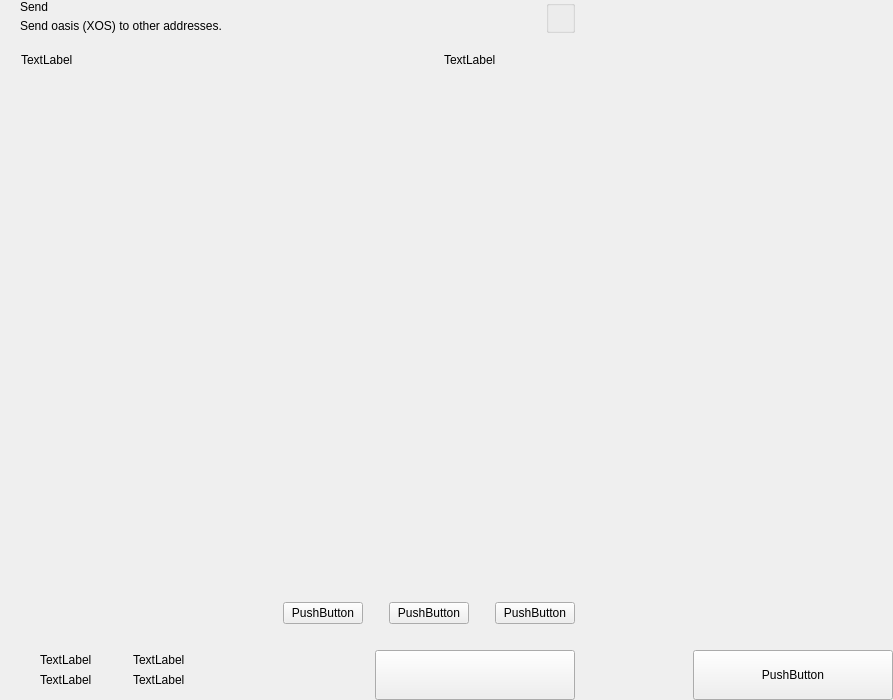
<?xml version="1.0" encoding="UTF-8"?>
<ui version="4.0">
 <class>send</class>
 <widget class="QWidget" name="send">
  <property name="geometry">
   <rect>
    <x>0</x>
    <y>0</y>
    <width>893</width>
    <height>700</height>
   </rect>
  </property>
  <property name="windowTitle">
   <string>Form</string>
  </property>
  <layout class="QHBoxLayout" name="horizontalLayout_2" stretch="2,1">
   <property name="spacing">
    <number>0</number>
   </property>
   <property name="leftMargin">
    <number>0</number>
   </property>
   <property name="topMargin">
    <number>0</number>
   </property>
   <property name="rightMargin">
    <number>0</number>
   </property>
   <property name="bottomMargin">
    <number>0</number>
   </property>
   <item>
    <widget class="QWidget" name="left" native="true">
     <layout class="QVBoxLayout" name="verticalLayout_3">
      <property name="spacing">
       <number>0</number>
      </property>
      <property name="leftMargin">
       <number>0</number>
      </property>
      <property name="topMargin">
       <number>0</number>
      </property>
      <property name="rightMargin">
       <number>0</number>
      </property>
      <property name="bottomMargin">
       <number>0</number>
      </property>
      <item>
       <layout class="QVBoxLayout" name="verticalLayout_22" stretch="0,0,0,1,0,0,0,0">
        <property name="spacing">
         <number>0</number>
        </property>
        <item>
         <layout class="QHBoxLayout" name="horizontalLayout_3">
          <property name="spacing">
           <number>0</number>
          </property>
          <property name="leftMargin">
           <number>20</number>
          </property>
          <property name="rightMargin">
           <number>20</number>
          </property>
          <item>
           <layout class="QVBoxLayout" name="verticalLayout">
            <property name="spacing">
             <number>5</number>
            </property>
            <item>
             <widget class="QLabel" name="labelTitle">
              <property name="text">
               <string>Send</string>
              </property>
              <property name="alignment">
               <set>Qt::AlignLeading|Qt::AlignLeft|Qt::AlignVCenter</set>
              </property>
             </widget>
            </item>
            <item>
             <widget class="QLabel" name="labelSubtitle1">
              <property name="text">
               <string>Send oasis (XOS) to other addresses.</string>
              </property>
             </widget>
            </item>
           </layout>
          </item>
          <item>
           <spacer name="horizontalSpacer">
            <property name="orientation">
             <enum>Qt::Horizontal</enum>
            </property>
            <property name="sizeHint" stdset="0">
             <size>
              <width>40</width>
              <height>20</height>
             </size>
            </property>
           </spacer>
          </item>
          <item>
           <layout class="QVBoxLayout" name="verticalLayout_6">
            <property name="spacing">
             <number>0</number>
            </property>
            <item>
             <widget class="QGroupBox" name="groupBox">
              <property name="title">
               <string/>
              </property>
              <property name="alignment">
               <set>Qt::AlignLeading|Qt::AlignLeft|Qt::AlignTop</set>
              </property>
              <layout class="QHBoxLayout" name="horizontalLayout_4">
               <property name="spacing">
                <number>0</number>
               </property>
               <property name="leftMargin">
                <number>0</number>
               </property>
               <property name="topMargin">
                <number>0</number>
               </property>
               <property name="rightMargin">
                <number>0</number>
               </property>
               <property name="bottomMargin">
                <number>0</number>
               </property>
              </layout>
             </widget>
            </item>
           </layout>
          </item>
         </layout>
        </item>
        <item>
         <spacer name="verticalSpacer_2">
          <property name="orientation">
           <enum>Qt::Vertical</enum>
          </property>
          <property name="sizeType">
           <enum>QSizePolicy::Fixed</enum>
          </property>
          <property name="sizeHint" stdset="0">
           <size>
            <width>20</width>
            <height>20</height>
           </size>
          </property>
         </spacer>
        </item>
        <item>
         <layout class="QHBoxLayout" name="horizontalLayout" stretch="6,0,2">
          <property name="spacing">
           <number>0</number>
          </property>
          <property name="leftMargin">
           <number>10</number>
          </property>
          <property name="topMargin">
           <number>0</number>
          </property>
          <property name="rightMargin">
           <number>20</number>
          </property>
          <property name="bottomMargin">
           <number>0</number>
          </property>
          <item>
           <widget class="QLabel" name="labelSubtitleAddress">
            <property name="styleSheet">
             <string notr="true">margin-left:8px;</string>
            </property>
            <property name="text">
             <string>TextLabel</string>
            </property>
           </widget>
          </item>
          <item>
           <spacer name="horizontalSpacer_3">
            <property name="orientation">
             <enum>Qt::Horizontal</enum>
            </property>
            <property name="sizeType">
             <enum>QSizePolicy::Fixed</enum>
            </property>
            <property name="sizeHint" stdset="0">
             <size>
              <width>40</width>
              <height>1</height>
             </size>
            </property>
           </spacer>
          </item>
          <item>
           <widget class="QLabel" name="labelSubtitleAmount">
            <property name="text">
             <string>TextLabel</string>
            </property>
           </widget>
          </item>
         </layout>
        </item>
        <item>
         <widget class="QScrollArea" name="scrollArea">
          <property name="minimumSize">
           <size>
            <width>0</width>
            <height>350</height>
           </size>
          </property>
          <property name="styleSheet">
           <string notr="true">#scrollArea {
            background:transparent;
            margin-top:10px;
}</string>
          </property>
          <property name="horizontalScrollBarPolicy">
           <enum>Qt::ScrollBarAlwaysOff</enum>
          </property>
          <property name="sizeAdjustPolicy">
           <enum>QAbstractScrollArea::AdjustIgnored</enum>
          </property>
          <property name="widgetResizable">
           <bool>true</bool>
          </property>
          <property name="alignment">
           <set>Qt::AlignLeading|Qt::AlignLeft|Qt::AlignTop</set>
          </property>
          <widget class="QWidget" name="scrollAreaWidgetContents">
           <property name="geometry">
            <rect>
             <x>0</x>
             <y>0</y>
             <width>591</width>
             <height>16</height>
            </rect>
           </property>
           <property name="sizePolicy">
            <sizepolicy hsizetype="Preferred" vsizetype="Maximum">
             <horstretch>0</horstretch>
             <verstretch>0</verstretch>
            </sizepolicy>
           </property>
           <property name="autoFillBackground">
            <bool>false</bool>
           </property>
           <property name="styleSheet">
            <string notr="true">#scrollAreaWidgetContents {
             background:transparent;
             }</string>
           </property>
           <layout class="QVBoxLayout" name="verticalLayout_7">
            <property name="spacing">
             <number>0</number>
            </property>
            <property name="sizeConstraint">
             <enum>QLayout::SetDefaultConstraint</enum>
            </property>
            <property name="leftMargin">
             <number>0</number>
            </property>
            <property name="topMargin">
             <number>0</number>
            </property>
            <property name="rightMargin">
             <number>0</number>
            </property>
            <property name="bottomMargin">
             <number>0</number>
            </property>
           </layout>
          </widget>
         </widget>
        </item>
        <item>
         <spacer name="verticalSpacer_4">
          <property name="orientation">
           <enum>Qt::Vertical</enum>
          </property>
          <property name="sizeType">
           <enum>QSizePolicy::Fixed</enum>
          </property>
          <property name="sizeHint" stdset="0">
           <size>
            <width>20</width>
            <height>20</height>
           </size>
          </property>
         </spacer>
        </item>
        <item>
         <layout class="QHBoxLayout" name="horizontalLayout_20">
          <property name="spacing">
           <number>6</number>
          </property>
          <property name="rightMargin">
           <number>20</number>
          </property>
          <item>
           <spacer name="horizontalSpacer_4">
            <property name="orientation">
             <enum>Qt::Horizontal</enum>
            </property>
            <property name="sizeHint" stdset="0">
             <size>
              <width>40</width>
              <height>20</height>
             </size>
            </property>
           </spacer>
          </item>
          <item>
           <widget class="QPushButton" name="pushButtonFee">
            <property name="focusPolicy">
             <enum>Qt::NoFocus</enum>
            </property>
            <property name="text">
             <string>PushButton</string>
            </property>
           </widget>
          </item>
          <item>
           <spacer name="horizontalSpacer_11">
            <property name="orientation">
             <enum>Qt::Horizontal</enum>
            </property>
            <property name="sizeType">
             <enum>QSizePolicy::Minimum</enum>
            </property>
            <property name="sizeHint" stdset="0">
             <size>
              <width>20</width>
              <height>20</height>
             </size>
            </property>
           </spacer>
          </item>
          <item>
           <widget class="QPushButton" name="pushButtonClear">
            <property name="focusPolicy">
             <enum>Qt::NoFocus</enum>
            </property>
            <property name="layoutDirection">
             <enum>Qt::RightToLeft</enum>
            </property>
            <property name="text">
             <string>PushButton</string>
            </property>
           </widget>
          </item>
          <item>
           <spacer name="horizontalSpacer_6">
            <property name="orientation">
             <enum>Qt::Horizontal</enum>
            </property>
            <property name="sizeType">
             <enum>QSizePolicy::Fixed</enum>
            </property>
            <property name="sizeHint" stdset="0">
             <size>
              <width>20</width>
              <height>20</height>
             </size>
            </property>
           </spacer>
          </item>
          <item>
           <widget class="QPushButton" name="pushButtonAddRecipient">
            <property name="focusPolicy">
             <enum>Qt::NoFocus</enum>
            </property>
            <property name="text">
             <string>PushButton</string>
            </property>
           </widget>
          </item>
         </layout>
        </item>
        <item>
         <spacer name="verticalSpacer">
          <property name="orientation">
           <enum>Qt::Vertical</enum>
          </property>
          <property name="sizeType">
           <enum>QSizePolicy::Fixed</enum>
          </property>
          <property name="sizeHint" stdset="0">
           <size>
            <width>20</width>
            <height>16</height>
           </size>
          </property>
         </spacer>
        </item>
        <item>
         <layout class="QHBoxLayout" name="horizontalLayout_7">
          <property name="rightMargin">
           <number>20</number>
          </property>
          <item>
           <layout class="QHBoxLayout" name="horizontalLayout_10">
            <property name="spacing">
             <number>0</number>
            </property>
            <property name="leftMargin">
             <number>8</number>
            </property>
            <item>
             <widget class="QStackedWidget" name="stackedWidget">
              <property name="minimumSize">
               <size>
                <width>0</width>
                <height>60</height>
               </size>
              </property>
              <property name="maximumSize">
               <size>
                <width>16777215</width>
                <height>60</height>
               </size>
              </property>
              <widget class="QWidget" name="page1">
               <layout class="QVBoxLayout" name="verticalLayout_71" stretch="0">
                <property name="spacing">
                 <number>6</number>
                </property>
                <property name="leftMargin">
                 <number>12</number>
                </property>
                <property name="topMargin">
                 <number>0</number>
                </property>
                <property name="rightMargin">
                 <number>0</number>
                </property>
                <property name="bottomMargin">
                 <number>0</number>
                </property>
                <item>
                 <widget class="QWidget" name="coinWidget" native="true">
                  <property name="minimumSize">
                   <size>
                    <width>0</width>
                    <height>60</height>
                   </size>
                  </property>
                  <property name="maximumSize">
                   <size>
                    <width>16777215</width>
                    <height>60</height>
                   </size>
                  </property>
                  <layout class="QHBoxLayout" name="horizontalLayout_9">
                   <property name="spacing">
                    <number>0</number>
                   </property>
                   <property name="leftMargin">
                    <number>20</number>
                   </property>
                   <property name="topMargin">
                    <number>10</number>
                   </property>
                   <property name="rightMargin">
                    <number>20</number>
                   </property>
                   <property name="bottomMargin">
                    <number>10</number>
                   </property>
                   <item>
                    <layout class="QVBoxLayout" name="verticalSend">
                     <property name="spacing">
                      <number>0</number>
                     </property>
                     <item>
                      <widget class="QLabel" name="labelTitleTotalSend">
                       <property name="text">
                        <string>TextLabel</string>
                       </property>
                      </widget>
                     </item>
                     <item>
                      <widget class="QLabel" name="labelAmountSend">
                       <property name="text">
                        <string>TextLabel</string>
                       </property>
                      </widget>
                     </item>
                    </layout>
                   </item>
                   <item>
                    <spacer name="horizontalSpacer_9">
                     <property name="orientation">
                      <enum>Qt::Horizontal</enum>
                     </property>
                     <property name="sizeType">
                      <enum>QSizePolicy::Fixed</enum>
                     </property>
                     <property name="sizeHint" stdset="0">
                      <size>
                       <width>20</width>
                       <height>20</height>
                      </size>
                     </property>
                    </spacer>
                   </item>
                   <item>
                    <widget class="QLabel" name="labelLine">
                     <property name="minimumSize">
                      <size>
                       <width>1</width>
                       <height>0</height>
                      </size>
                     </property>
                     <property name="maximumSize">
                      <size>
                       <width>1</width>
                       <height>16777215</height>
                      </size>
                     </property>
                     <property name="text">
                      <string/>
                     </property>
                    </widget>
                   </item>
                   <item>
                    <spacer name="horizontalSpacer_10">
                     <property name="orientation">
                      <enum>Qt::Horizontal</enum>
                     </property>
                     <property name="sizeType">
                      <enum>QSizePolicy::Fixed</enum>
                     </property>
                     <property name="sizeHint" stdset="0">
                      <size>
                       <width>20</width>
                       <height>20</height>
                      </size>
                     </property>
                    </spacer>
                   </item>
                   <item>
                    <layout class="QVBoxLayout" name="verticalRemaining">
                     <property name="spacing">
                      <number>0</number>
                     </property>
                     <item>
                      <widget class="QLabel" name="labelTitleTotalRemaining">
                       <property name="text">
                        <string>TextLabel</string>
                       </property>
                      </widget>
                     </item>
                     <item>
                      <widget class="QLabel" name="labelAmountRemaining">
                       <property name="text">
                        <string>TextLabel</string>
                       </property>
                      </widget>
                     </item>
                    </layout>
                   </item>
                  </layout>
                 </widget>
                </item>
               </layout>
              </widget>
              <widget class="QWidget" name="page_2"/>
             </widget>
            </item>
           </layout>
          </item>
          <item>
           <spacer name="horizontalSpacer_5">
            <property name="orientation">
             <enum>Qt::Horizontal</enum>
            </property>
            <property name="sizeType">
             <enum>QSizePolicy::Expanding</enum>
            </property>
            <property name="sizeHint" stdset="0">
             <size>
              <width>40</width>
              <height>20</height>
             </size>
            </property>
           </spacer>
          </item>
          <item alignment="Qt::AlignBottom">
           <widget class="QPushButton" name="pushButtonSave">
            <property name="minimumSize">
             <size>
              <width>200</width>
              <height>50</height>
             </size>
            </property>
            <property name="maximumSize">
             <size>
              <width>200</width>
              <height>50</height>
             </size>
            </property>
            <property name="focusPolicy">
             <enum>Qt::NoFocus</enum>
            </property>
            <property name="text">
             <string/>
            </property>
           </widget>
          </item>
         </layout>
        </item>
       </layout>
      </item>
     </layout>
    </widget>
   </item>
   <item>
    <widget class="QWidget" name="right" native="true">
     <layout class="QVBoxLayout" name="verticalLayout_5">
      <property name="leftMargin">
       <number>0</number>
      </property>
      <property name="topMargin">
       <number>0</number>
      </property>
      <property name="rightMargin">
       <number>0</number>
      </property>
      <property name="bottomMargin">
       <number>0</number>
      </property>
      <item>
       <layout class="QVBoxLayout" name="verticalLayout_4">
        <property name="spacing">
         <number>6</number>
        </property>
        <item>
         <widget class="OptionButton" name="btnCoinControl" native="true">
          <property name="minimumSize">
           <size>
            <width>0</width>
            <height>50</height>
           </size>
          </property>
         </widget>
        </item>
        <item>
         <widget class="OptionButton" name="btnChangeAddress" native="true">
          <property name="minimumSize">
           <size>
            <width>0</width>
            <height>50</height>
           </size>
          </property>
         </widget>
        </item>
        <item>
         <widget class="OptionButton" name="btnUri" native="true">
          <property name="minimumSize">
           <size>
            <width>0</width>
            <height>50</height>
           </size>
          </property>
         </widget>
        </item>
        <item>
         <spacer name="verticalSpacer_5">
          <property name="orientation">
           <enum>Qt::Vertical</enum>
          </property>
          <property name="sizeHint" stdset="0">
           <size>
            <width>20</width>
            <height>40</height>
           </size>
          </property>
         </spacer>
        </item>
        <item>
         <layout class="QHBoxLayout" name="horizontalLayout_8">
          <item>
           <spacer name="horizontalSpacer_7">
            <property name="orientation">
             <enum>Qt::Horizontal</enum>
            </property>
            <property name="sizeHint" stdset="0">
             <size>
              <width>40</width>
              <height>20</height>
             </size>
            </property>
           </spacer>
          </item>
          <item>
           <widget class="QPushButton" name="pushButtonReset">
            <property name="minimumSize">
             <size>
              <width>200</width>
              <height>50</height>
             </size>
            </property>
            <property name="maximumSize">
             <size>
              <width>200</width>
              <height>50</height>
             </size>
            </property>
            <property name="focusPolicy">
             <enum>Qt::NoFocus</enum>
            </property>
            <property name="text">
             <string>PushButton</string>
            </property>
           </widget>
          </item>
         </layout>
        </item>
       </layout>
      </item>
     </layout>
    </widget>
   </item>
  </layout>
 </widget>
 <customwidgets>
  <customwidget>
   <class>OptionButton</class>
   <extends>QWidget</extends>
   <header>qt/oasis/optionbutton.h</header>
   <container>1</container>
  </customwidget>
 </customwidgets>
 <resources/>
 <connections/>
</ui>
